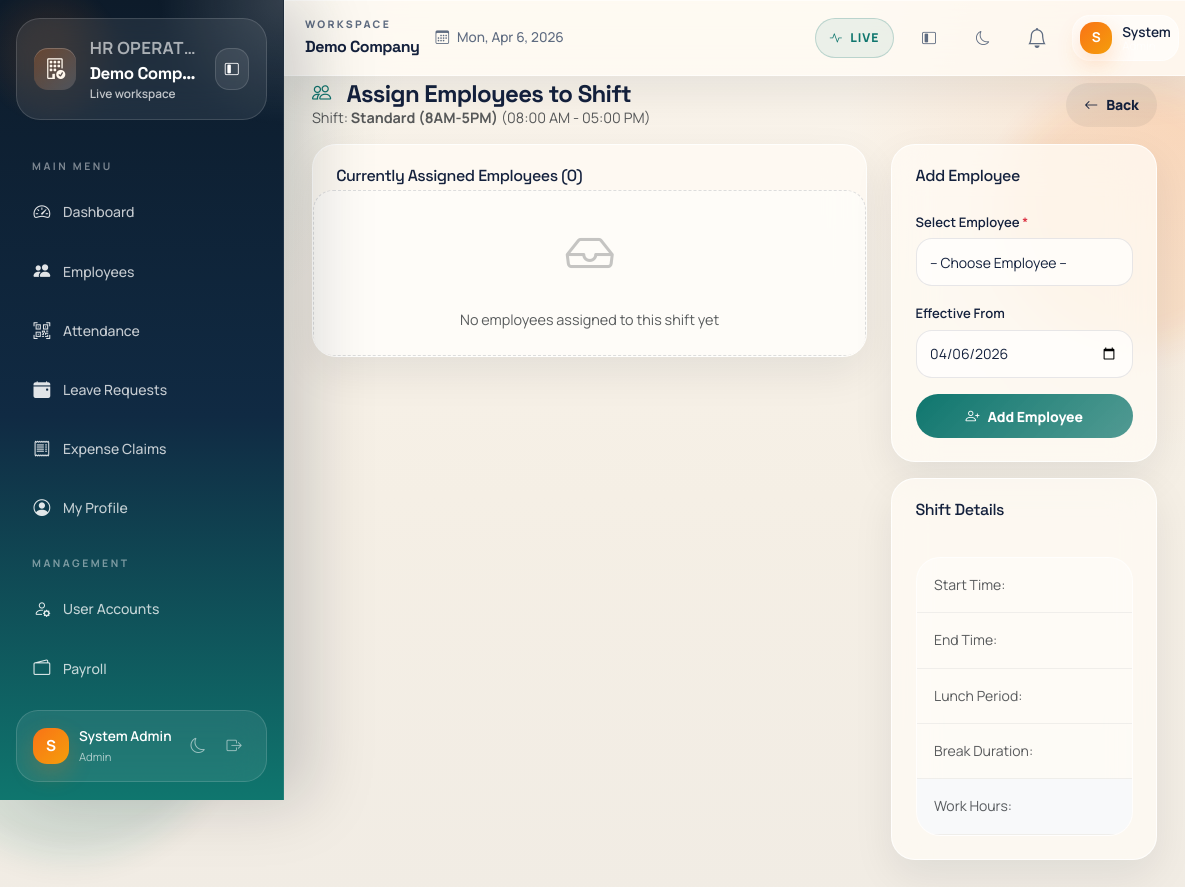
/modules/attendance/shifts/assign.php?shift_id=1 (signed in), run on the app's committed database.
### tables this page shows
CREATE TABLE IF NOT EXISTS shifts (
    id INT AUTO_INCREMENT PRIMARY KEY,
    company_id INT NOT NULL,
    name VARCHAR(100) NOT NULL,
    start_time TIME NOT NULL,
    end_time TIME NOT NULL,
    lunch_start TIME NULL,
    lunch_end TIME NULL,
    total_break_minutes INT DEFAULT 60,
    is_active TINYINT(1) DEFAULT 1,
    created_at DATETIME DEFAULT CURRENT_TIMESTAMP,
    UNIQUE KEY uniq_shift(company_id, name),
    INDEX idx_company(company_id)
);

### includes/functions.php (called while the page is built, shortened)
<?php
function e($s) {
    return htmlspecialchars($s ?? "", ENT_QUOTES, "UTF-8");
}

### modules/attendance/shifts/assign.php (the view, shortened to what this page needs)
<?php
require_once __DIR__.'/../../config/db.php';
require_once __DIR__.'/../../includes/header.php';
require_once __DIR__.'/../../includes/nav.php';
$cid = company_id() ?? 1;
$shiftId = (int)($_GET['shift_id'] ?? 0);
$shift = $pdo->prepare("SELECT * FROM shifts WHERE id = ? AND company_id = ?");
$shift->execute([$shiftId, $cid]);
$shiftInfo = $shift->fetch();
$assignments = $pdo->prepare("
    SELECT sa.*, e.first_name, e.last_name, e.employee_code
    FROM shift_assignments sa
    JOIN employees e ON e.id = sa.employee_id
    WHERE sa.shift_id = ? AND sa.company_id = ?
    ORDER BY sa.effective_from DESC
");
$assignments->execute([$shiftId, $cid]);
$currentAssignments = $assignments->fetchAll();
$today = date('Y-m-d');
$available = $pdo->prepare("
    SELECT e.id, e.first_name, e.last_name, e.employee_code, d.name as dept_name
    FROM employees e
    LEFT JOIN departments d ON d.id = e.department_id
    WHERE e.company_id = ? AND e.status = 'active'
    AND e.id NOT IN (
        SELECT DISTINCT employee_id FROM shift_assignments
        WHERE shift_id = ? AND effective_from <= ? AND (effective_to IS NULL OR effective_to >= ?)
    )
    ORDER BY e.last_name, e.first_name
");
$available->execute([$cid, $shiftId, $today, $today]);
$availableEmployees = $available->fetchAll();
?>
<div class="page-header d-flex justify-content-between align-items-center">
    <div>
        <h4><i class="bi bi-people me-2"></i>Assign Employees to Shift</h4>
        <p class="text-muted mb-0" style="font-size:0.9rem">
            Shift: <strong><?= e($shiftInfo['name']) ?></strong>
            (<?= date('h:i A', strtotime($shiftInfo['start_time'])) ?> - <?= date('h:i A', strtotime($shiftInfo['end_time'])) ?>)
        </p>
    </div>
    <a href="/modules/attendance/shifts/index.php" class="btn btn-secondary">
        <i class="bi bi-arrow-left me-2"></i>Back
    </a>
</div>
<div class="row">
    <div class="col-lg-8">
        <div class="card">
            <div class="card-header">
                <h6 class="mb-0">Currently Assigned Employees (<?= count($currentAssignments) ?>)</h6>
            </div>
            <div class="card-body p-0">
                <?php if (empty($currentAssignments)): ?>
                <div class="empty-state p-4 text-center text-muted">
                    <i class="bi bi-inbox"></i>
                    <p>No employees assigned to this shift yet</p>
                </div>
                <?php endif; ?>
            </div>
        </div>
    </div>
    <div class="col-lg-4">
        <?php if (!empty($availableEmployees)): ?>
        <div class="card">
            <div class="card-header">
                <h6 class="mb-0">Add Employee</h6>
            </div>
            <div class="card-body">
                <form method="POST">
                    <div class="mb-3">
                        <label class="form-label">Select Employee <span class="text-danger">*</span></label>
                        <select class="form-select" name="employee_id" required>
                            <option value="">-- Choose Employee --</option>
                        </select>
                    </div>
                    <div class="mb-3">
                        <label class="form-label">Effective From</label>
                        <input type="date" class="form-control" name="effective_from" value="<?= date('Y-m-d') ?>">
                    </div>
                    <button type="submit" class="btn btn-primary w-100">
                        <i class="bi bi-person-plus me-2"></i>Add Employee
                    </button>
                </form>
            </div>
        </div>
        <?php endif; ?>
        <div class="card mt-3">
            <div class="card-header">
                <h6 class="mb-0">Shift Details</h6>
            </div>
            <div class="card-body small">
                <table class="table table-sm mb-0">
                    <tr>
                        <td class="text-muted">Start Time:</td>
                    </tr>
                    <tr>
                        <td class="text-muted">End Time:</td>
                    </tr>
                    <?php if ($shiftInfo['lunch_start']): ?>
                    <tr>
                        <td class="text-muted">Lunch Period:</td>
                    </tr>
                    <?php endif; ?>
                    <tr>
                        <td class="text-muted">Break Duration:</td>
                    </tr>
                    <tr class="table-light">
                        <td class="text-muted">Work Hours:</td>
                    </tr>
                </table>
            </div>
        </div>
    </div>
</div>
<?php require_once __DIR__.'/../../includes/footer.php'; ?>

### public/assets/css/style.css (style rules this page uses)
:root { --primary: #6366f1; --primary-dark: #4f46e5; --secondary: #818cf8; --success: #10b981; --warning: #f59e0b; --danger: #ef4444; --info: #06b6d4; --dark: #1e293b; --darker: #0f172a; --sidebar-w: 260px; --topbar-h: 64px; --bg: #f1f5f9; --bg-card: #ffffff; --text: #1e293b; --text-muted: #64748b; --border: #e2e8f0; --radius: 14px; --radius-sm: 8px; --radius-lg: 20px; --shadow-sm: 0 1px 3px rgba(0,0,0,.08), 0 1px 2px rgba(0,0,0,.06); --shadow: 0 4px 16px rgba(0,0,0,.08), 0 2px 4px rgba(0,0,0,.06); --shadow-lg: 0 12px 40px rgba(0,0,0,.12), 0 4px 12px rgba(0,0,0,.08); --sidebar-bg: linear-gradient(180deg, #1e293b 0%, #0f172a 100%); --sidebar-accent: #6366f1; }
*, *::before, *::after { box-sizing: border-box; margin: 0; padding: 0; }
html { scroll-behavior: smooth; }
body { font-family: 'Inter', -apple-system, BlinkMacSystemFont, 'Segoe UI', Roboto, sans-serif; font-size: 14px; line-height: 1.6; background: var(--bg); color: var(--text); min-height: 100vh; -webkit-font-smoothing: antialiased; -moz-osx-font-smoothing: grayscale; }
.main-content > *:not(.top-bar):not(.page-header) { padding-left: 2rem; padding-right: 2rem; }
.main-content > *:last-child { padding-bottom: 2.5rem; }
.page-header { display: flex; align-items: center; justify-content: space-between; flex-wrap: wrap; gap: 0.75rem; padding: 1.5rem 2rem 1rem; border-bottom: 1px solid var(--border); background: var(--bg-card); margin-bottom: 0; }
.page-header h4, .page-header h3 { font-weight: 700; color: var(--text); margin: 0; font-size: 1.3rem; display: flex; align-items: center; gap: 0.5rem; }
.page-header h4 i, .page-header h3 i { color: var(--primary); font-size: 1.2rem; }
.main-content > .page-header + * { padding-top: 1.75rem; }
.card { border: 1px solid var(--border); border-radius: var(--radius); box-shadow: var(--shadow-sm); background: var(--bg-card); overflow: hidden; transition: box-shadow 0.2s ease; }
.card-header { background: var(--bg-card); border-bottom: 1px solid var(--border); font-weight: 700; padding: 1rem 1.25rem; color: var(--text); font-size: 0.9rem; display: flex; align-items: center; gap: 0.5rem; }
.card-body { padding: 1.25rem; }
.table { margin-bottom: 0; color: var(--text); }
.table tbody tr { border-bottom: 1px solid var(--border); transition: background 0.15s ease; }
.table tbody tr:last-child { border-bottom: none; }
.table td { padding: 0.85rem 1rem; vertical-align: middle; border-color: var(--border); font-size: 0.875rem; }
.btn { border-radius: var(--radius-sm); font-weight: 600; font-size: 0.875rem; padding: 0.5rem 1.1rem; transition: transform 0.15s ease, box-shadow 0.15s ease, opacity 0.15s; border: none; }
.btn-primary { background: var(--primary); color: white; }
.btn-secondary { background: #e2e8f0; color: var(--text); }
.form-control, .form-select { border-radius: var(--radius-sm); border: 1.5px solid var(--border); padding: 0.55rem 0.85rem; background: var(--bg-card); color: var(--text); font-size: 0.875rem; transition: border-color 0.15s, box-shadow 0.15s; }
.form-label { font-weight: 600; font-size: 0.82rem; color: var(--text); margin-bottom: 0.35rem; }
.empty-state { text-align: center; padding: 3rem 2rem; color: var(--text-muted); }
.empty-state i { font-size: 3rem; margin-bottom: 1rem; opacity: 0.35; display: block; }
.empty-state p { margin: 0; font-size: 0.9rem; }
.card, .stat-card { animation: fadeIn 0.25s ease; }

### data on the page
shifts: name "Standard (8AM-5PM)", start_time "08:00 AM", end_time "05:00 PM"

### other printed values
$company['name'] "Demo Comp…"
$companyPlanLabel "Live workspace"
substr($u['name'] ?: $u['email'], 0, 1) "S"
$u['name'] ?: $u['email'] "System Admin"
$u['role'] "Admin"
$company['name'] "Demo Company"
explode(' ', $u['name'] ?: $u['email'])[0] "System"
count($currentAssignments) "0"
